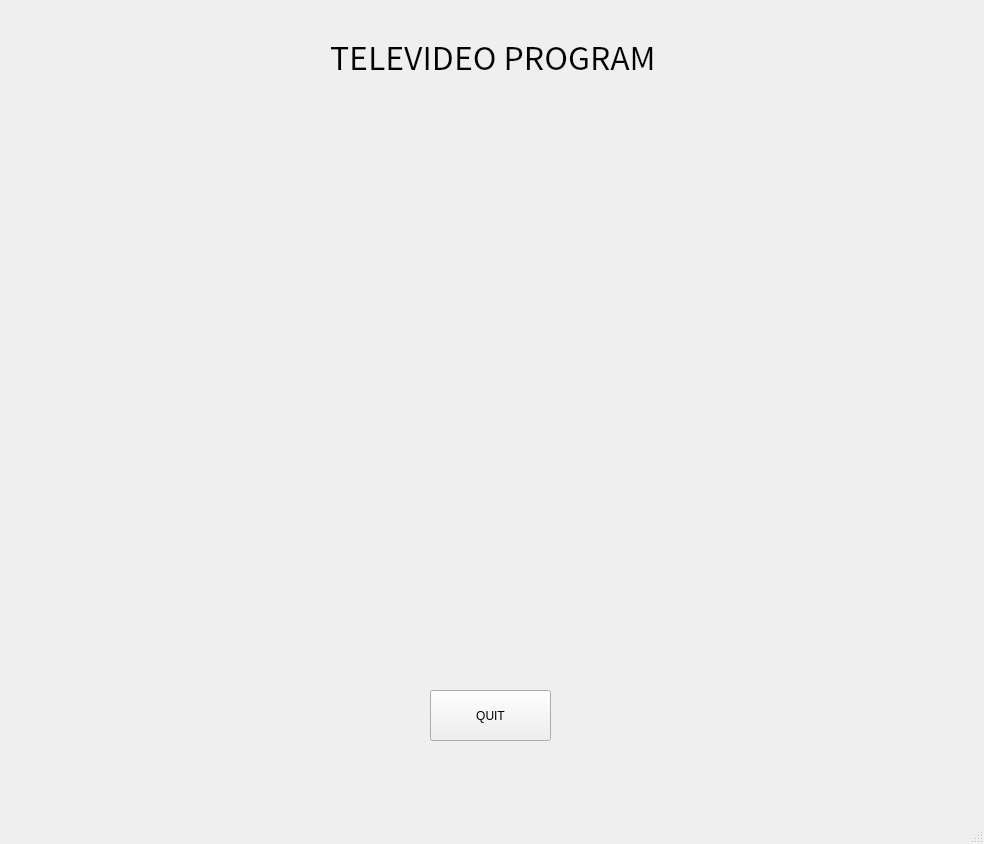
<?xml version="1.0" encoding="UTF-8"?>
<ui version="4.0">
 <class>MainWindow</class>
 <widget class="QMainWindow" name="MainWindow">
  <property name="geometry">
   <rect>
    <x>0</x>
    <y>0</y>
    <width>984</width>
    <height>844</height>
   </rect>
  </property>
  <property name="windowTitle">
   <string>MainWindow</string>
  </property>
  <widget class="QWidget" name="centralwidget">
   <widget class="QWidget" name="widget" native="true">
    <property name="geometry">
     <rect>
      <x>20</x>
      <y>110</y>
      <width>941</width>
      <height>511</height>
     </rect>
    </property>
   </widget>
   <widget class="QPushButton" name="button1">
    <property name="geometry">
     <rect>
      <x>430</x>
      <y>690</y>
      <width>121</width>
      <height>51</height>
     </rect>
    </property>
    <property name="text">
     <string>QUIT</string>
    </property>
   </widget>
   <widget class="QLabel" name="label">
    <property name="geometry">
     <rect>
      <x>330</x>
      <y>30</y>
      <width>331</width>
      <height>51</height>
     </rect>
    </property>
    <property name="font">
     <font>
      <family>Noto Sans CJK TC</family>
      <pointsize>24</pointsize>
      <italic>false</italic>
     </font>
    </property>
    <property name="text">
     <string>TELEVIDEO PROGRAM</string>
    </property>
   </widget>
  </widget>
  <widget class="QMenuBar" name="menubar">
   <property name="geometry">
    <rect>
     <x>0</x>
     <y>0</y>
     <width>984</width>
     <height>22</height>
    </rect>
   </property>
  </widget>
  <widget class="QStatusBar" name="statusbar"/>
 </widget>
 <resources/>
 <connections/>
</ui>
